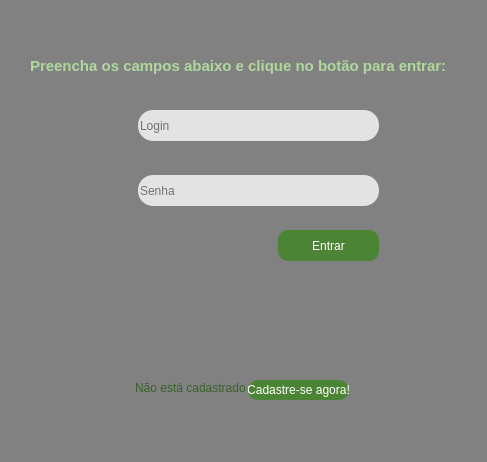
<?xml version="1.0" encoding="UTF-8"?>
<ui version="4.0">
 <class>MainWindow</class>
 <widget class="QMainWindow" name="MainWindow">
  <property name="geometry">
   <rect>
    <x>0</x>
    <y>0</y>
    <width>487</width>
    <height>462</height>
   </rect>
  </property>
  <property name="windowTitle">
   <string>Vendedor entrando</string>
  </property>
  <property name="styleSheet">
   <string notr="true">background-color: rgb(129, 129, 129);</string>
  </property>
  <widget class="QWidget" name="centralwidget">
   <widget class="QLineEdit" name="login">
    <property name="geometry">
     <rect>
      <x>138</x>
      <y>110</y>
      <width>241</width>
      <height>31</height>
     </rect>
    </property>
    <property name="styleSheet">
     <string notr="true">border-radius: 15px;
background-color: rgb(227, 227, 227);
border-style: outset;
</string>
    </property>
    <property name="placeholderText">
     <string>Login</string>
    </property>
   </widget>
   <widget class="QPushButton" name="botao_entrar">
    <property name="geometry">
     <rect>
      <x>278</x>
      <y>230</y>
      <width>101</width>
      <height>31</height>
     </rect>
    </property>
    <property name="styleSheet">
     <string notr="true">background-color: rgb(76, 132, 53);
color: rgb(255, 255, 255);
border-radius: 10px;
border-style: outset;</string>
    </property>
    <property name="text">
     <string>Entrar</string>
    </property>
   </widget>
   <widget class="QPushButton" name="botao_cadastre">
    <property name="geometry">
     <rect>
      <x>248</x>
      <y>380</y>
      <width>101</width>
      <height>20</height>
     </rect>
    </property>
    <property name="styleSheet">
     <string notr="true">background-color: rgb(76, 132, 53);
color: rgb(255, 255, 255);
border-radius: 10px;
border-style: outset;</string>
    </property>
    <property name="text">
     <string>Cadastre-se agora!</string>
    </property>
   </widget>
   <widget class="QLabel" name="msg_semCadatro">
    <property name="geometry">
     <rect>
      <x>135</x>
      <y>380</y>
      <width>111</width>
      <height>16</height>
     </rect>
    </property>
    <property name="styleSheet">
     <string notr="true">color: rgb(55, 98, 37);</string>
    </property>
    <property name="text">
     <string>Não está cadastrado?</string>
    </property>
   </widget>
   <widget class="QLabel" name="msg_erro">
    <property name="geometry">
     <rect>
      <x>11</x>
      <y>280</y>
      <width>461</width>
      <height>91</height>
     </rect>
    </property>
    <property name="text">
     <string/>
    </property>
    <property name="alignment">
     <set>Qt::AlignCenter</set>
    </property>
   </widget>
   <widget class="QLabel" name="imagem_login">
    <property name="geometry">
     <rect>
      <x>104</x>
      <y>110</y>
      <width>32</width>
      <height>32</height>
     </rect>
    </property>
    <property name="text">
     <string/>
    </property>
    <property name="pixmap">
     <pixmap>Perfil.png</pixmap>
    </property>
   </widget>
   <widget class="QLabel" name="imagem_senha">
    <property name="geometry">
     <rect>
      <x>104</x>
      <y>175</y>
      <width>32</width>
      <height>32</height>
     </rect>
    </property>
    <property name="text">
     <string/>
    </property>
    <property name="pixmap">
     <pixmap>Chave.png</pixmap>
    </property>
   </widget>
   <widget class="QLineEdit" name="senha">
    <property name="geometry">
     <rect>
      <x>138</x>
      <y>175</y>
      <width>241</width>
      <height>31</height>
     </rect>
    </property>
    <property name="styleSheet">
     <string notr="true">border-radius: 15px;
background-color: rgb(227, 227, 227);
border-style: outset;
</string>
    </property>
    <property name="placeholderText">
     <string>Senha</string>
    </property>
   </widget>
   <widget class="QLabel" name="instrucao">
    <property name="geometry">
     <rect>
      <x>30</x>
      <y>50</y>
      <width>431</width>
      <height>31</height>
     </rect>
    </property>
    <property name="font">
     <font>
      <pointsize>11</pointsize>
      <weight>75</weight>
      <bold>true</bold>
     </font>
    </property>
    <property name="styleSheet">
     <string notr="true">color: rgb(175, 216, 157);</string>
    </property>
    <property name="text">
     <string>Preencha os campos abaixo e clique no botão para entrar:</string>
    </property>
   </widget>
  </widget>
  <widget class="QStatusBar" name="statusbar"/>
 </widget>
 <resources/>
 <connections/>
</ui>
